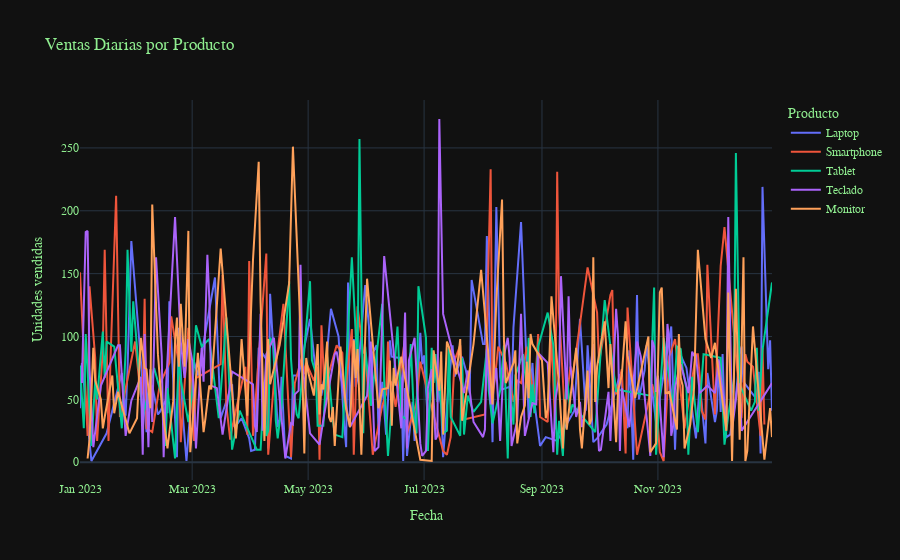

The cell this chart's notebook holds for it:
### Code cell
# analisis de series temporales de los productos más vendidos
ventas_por_fecha = df.groupby(['Fecha', 'Producto'])['Unidades vendidas'].sum().reset_index()
ventas_por_fecha = ventas_por_fecha.sort_values(by='Fecha')         
fig_time = px.line(ventas_por_fecha, x='Fecha', y='Unidades vendidas', color='Producto',
                   title='Ventas Diarias por Producto', template='plotly_dark')
fig_time.update_layout(
    font_family="monospace",
    font_color="lightgreen"
)
fig_time.show()

### Figure 1 — Plotly figure (JSON) as saved in the notebook; plotly's stock layout.template omitted (floating-point values rounded to 4 significant figures; data arrays with more than 128 entries replaced by an {"elided": "..."} marker saying what was removed)
{"data": [{"hovertemplate": "Producto=Laptop<br>Fecha=%{x}<br>Unidades vendidas=%{y}<extra></extra>", "legendgroup": "Laptop", "line": {"color": "#636efa", "dash": "solid"}, "marker": {"symbol": "circle"}, "mode": "lines", "name": "Laptop", "orientation": "v", "showlegend": true, "type": "scatter", "x": {"elided": "150 str values"}, "xaxis": "x", "y": {"elided": "150 int values"}, "yaxis": "y"}, {"hovertemplate": "Producto=Smartphone<br>Fecha=%{x}<br>Unidades vendidas=%{y}<extra></extra>", "legendgroup": "Smartphone", "line": {"color": "#EF553B", "dash": "solid"}, "marker": {"symbol": "circle"}, "mode": "lines", "name": "Smartphone", "orientation": "v", "showlegend": true, "type": "scatter", "x": {"elided": "139 str values"}, "xaxis": "x", "y": {"elided": "139 int values"}, "yaxis": "y"}, {"hovertemplate": "Producto=Tablet<br>Fecha=%{x}<br>Unidades vendidas=%{y}<extra></extra>", "legendgroup": "Tablet", "line": {"color": "#00cc96", "dash": "solid"}, "marker": {"symbol": "circle"}, "mode": "lines", "name": "Tablet", "orientation": "v", "showlegend": true, "type": "scatter", "x": {"elided": "147 str values"}, "xaxis": "x", "y": {"elided": "147 int values"}, "yaxis": "y"}, {"hovertemplate": "Producto=Teclado<br>Fecha=%{x}<br>Unidades vendidas=%{y}<extra></extra>", "legendgroup": "Teclado", "line": {"color": "#ab63fa", "dash": "solid"}, "marker": {"symbol": "circle"}, "mode": "lines", "name": "Teclado", "orientation": "v", "showlegend": true, "type": "scatter", "x": {"elided": "152 str values"}, "xaxis": "x", "y": {"elided": "152 int values"}, "yaxis": "y"}, {"hovertemplate": "Producto=Monitor<br>Fecha=%{x}<br>Unidades vendidas=%{y}<extra></extra>", "legendgroup": "Monitor", "line": {"color": "#FFA15A", "dash": "solid"}, "marker": {"symbol": "circle"}, "mode": "lines", "name": "Monitor", "orientation": "v", "showlegend": true, "type": "scatter", "x": {"elided": "174 str values"}, "xaxis": "x", "y": {"elided": "174 int values"}, "yaxis": "y"}], "layout": {"font": {"color": "lightgreen", "family": "monospace"}, "legend": {"title": {"text": "Producto"}, "tracegroupgap": 0}, "title": {"text": "Ventas Diarias por Producto"}, "xaxis": {"anchor": "y", "domain": [0, 1], "title": {"text": "Fecha"}}, "yaxis": {"anchor": "x", "domain": [0, 1], "title": {"text": "Unidades vendidas"}}}}
